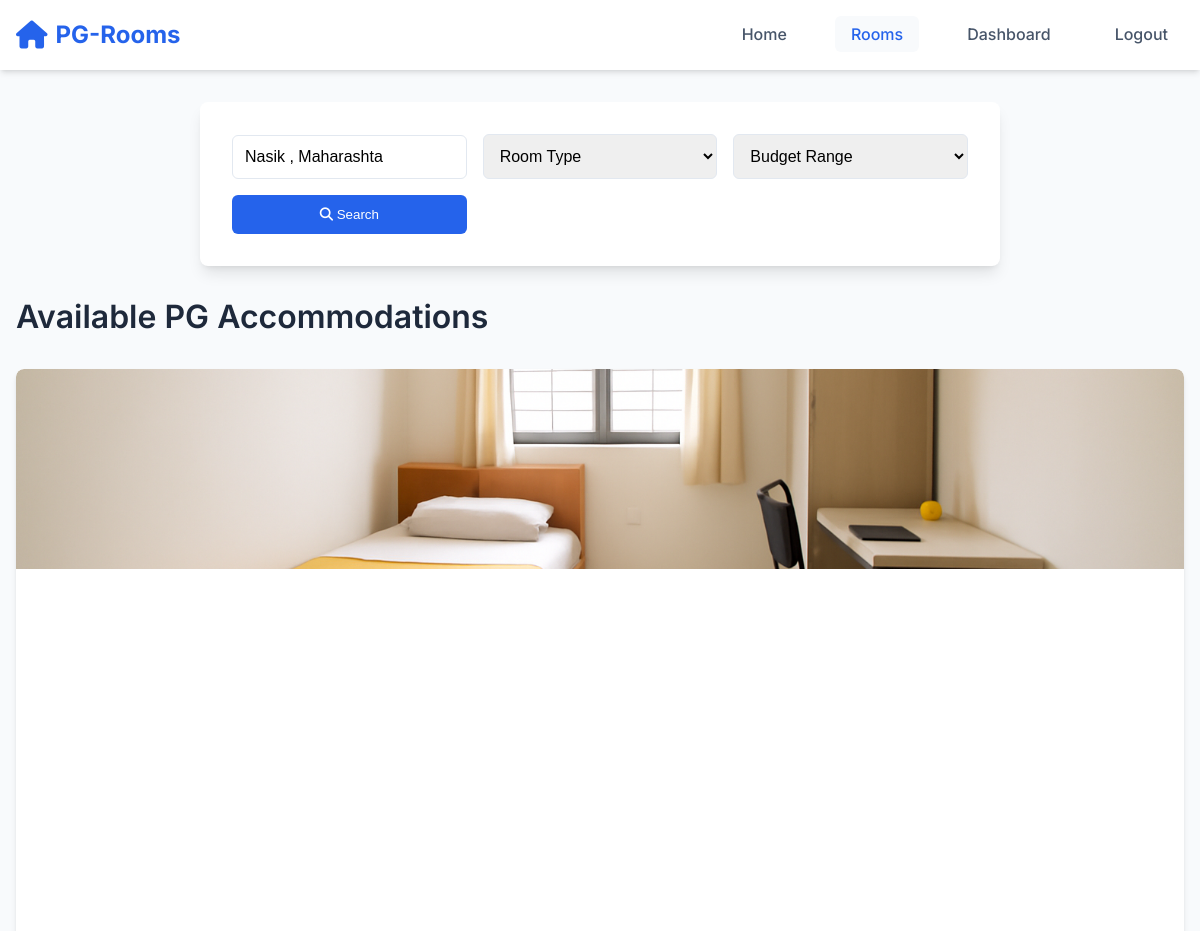
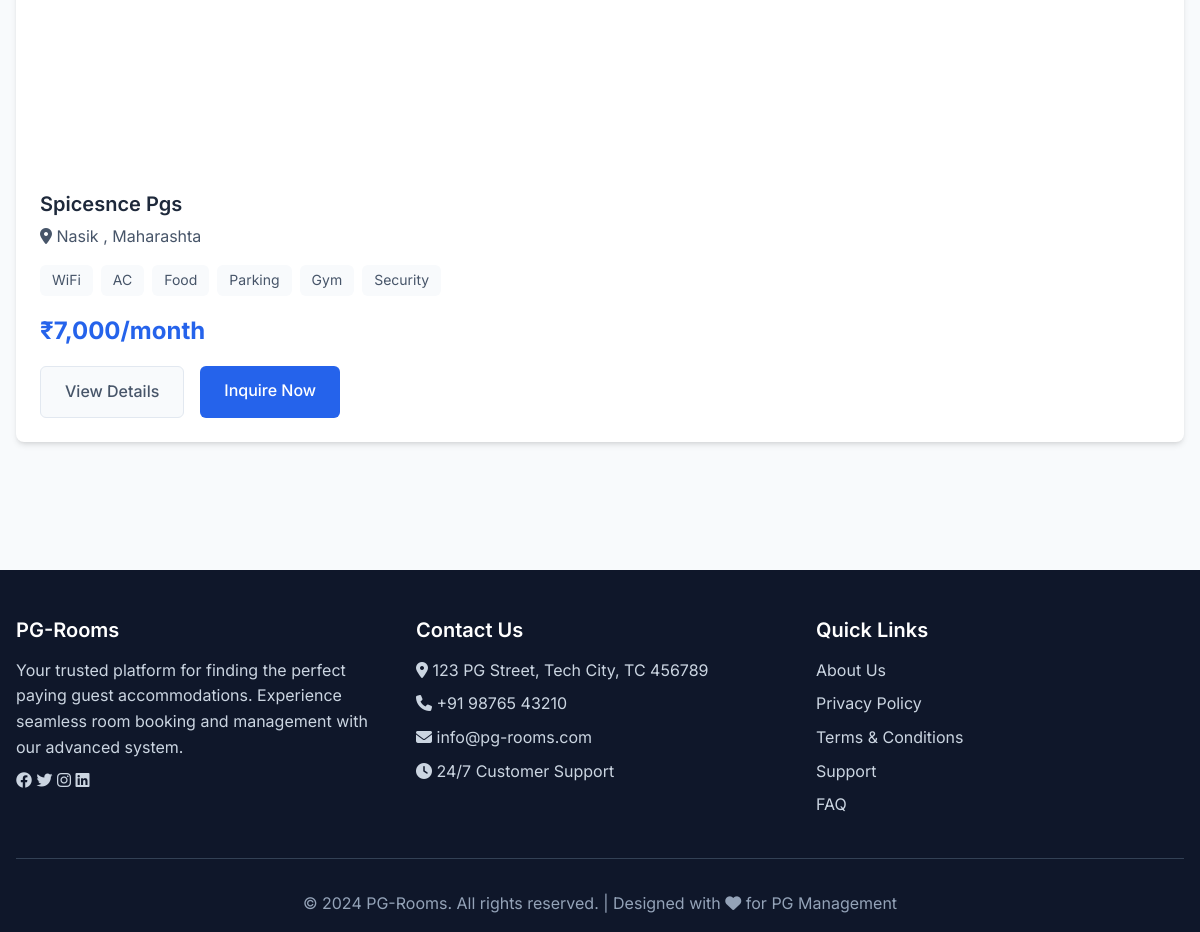
/pages/Listing.php?location=Nasik , Maharashta (signed in), run on the app's committed database (2 pictures, top to bottom).
### tables this page shows
CREATE TABLE `listing` (
  `lid` int(11) NOT NULL,
  `title` varchar(100) NOT NULL,
  `price` decimal(20,0) NOT NULL,
  `ladd` varchar(50) NOT NULL,
  `stype` varchar(20) NOT NULL,
  `wifi` varchar(40) NOT NULL,
  `ac` varchar(20) NOT NULL,
  `food` varchar(20) NOT NULL,
  `parking` varchar(20) NOT NULL,
  `gym` varchar(20) NOT NULL,
  `securitry` varchar(20) NOT NULL,
  `limage` varchar(255) NOT NULL,
  `ldesc` varchar(255) NOT NULL,
  `aid` int(10) NOT NULL
);

### pages/Listing.php (the view, shortened to what this page needs)
<?php
require_once '../database/dbcon.php';
$nav = false;
if (isset($_SESSION['loggedin']) || $_SESSION['loggedin'] == true) {
    $nav = true;
}
$search_location = isset($_GET['location']) ? mysqli_real_escape_string($conn, $_GET['location']) : '';
$sql = "SELECT * FROM listing WHERE 1=1";
$params = [];
if (!empty($search_location)) {
    $sql .= " AND (ladd LIKE ? OR title LIKE ?)";
    $params[] = "%$search_location%";
    $params[] = "%$search_location%";
}
$sql .= " ORDER BY lid DESC";
$stmt = mysqli_prepare($conn, $sql);
if (!empty($params)) {
    $types = str_repeat('s', count($params));
    mysqli_stmt_bind_param($stmt, $types, ...$params);
}
mysqli_stmt_execute($stmt);
$result = mysqli_stmt_get_result($stmt);
$listings = mysqli_fetch_all($result, MYSQLI_ASSOC);
?>
<!DOCTYPE html>
<html lang="en">
<head>
    <link rel="stylesheet" href="../assets/css/main.css" />
    <link rel="stylesheet" href="../assets/css/responsive.css" />
    <link rel="stylesheet" href="https://cdnjs.cloudflare.com/ajax/libs/font-awesome/6.4.0/css/all.min.css" />
</head>
<body>
    <?php
    if ($nav) {
        echo "
        <nav class='navbar'>
            <div class='container'>
                <div class='navbar-container'>
                    <a href='../index.php' class='navbar-brand'>
                        <i class='fas fa-home'></i>
                        <span>PG-Rooms</span>
                    </a>
                    <ul class='navbar-nav'>
                        <li><a href='../index.php' class='nav-link'>Home</a></li>
                        <li><a href='#' class='nav-link active'>Rooms</a></li>
                        <li><a href='dashboard.php' class='nav-link '>Dashboard</a></li>
                        <li><a href='logout.php' class='nav-link'>Logout</a></li>
                    </ul>
                </div>
            </div>
        </nav>";
    }
    ?>
    <main class="container">
        <section class="section">
            <div class="search-section">
                <form class="search-form" action="Listing.php" method="GET">
                    <input type="text" name="location" placeholder="Enter location..." value="<?php echo isset($_GET['location']) ? htmlspecialchars($_GET['location']) : ''; ?>" />
                    <select name="room_type">
                        <option value="">Room Type</option>
                    </select>
                    <select name="budget">
                        <option value="">Budget Range</option>
                    </select>
                    <button type="submit" class="btn btn-primary">
                        <i class="fas fa-search"></i> Search
                    </button>
                </form>
            </div>
            <h2>Available PG Accommodations</h2>
            <div class="pg-grid">
                <?php if (empty($listings)): ?>
                    <div class="pg-card">
                        <div class="pg-card-body">
                            <h3>No listings available at the moment</h3>
                            <p>Please check back later for new accommodations.</p>
                        </div>
                    </div>
                <?php else: ?>
                    <?php foreach ($listings as $listing): ?>
                        <div class="pg-card">
                            <div class="pg-card-header">
                                <img src="../uploads/<?php echo htmlspecialchars($listing['limage']); ?>"
                                    alt="<?php echo htmlspecialchars($listing['title']); ?>"
                                    style="width: 100%; height: 200px; object-fit: cover; border-radius: 8px 8px 0 0;">
                            </div>
                            <div class="pg-card-body">
                                <h3 class="pg-card-title"><?php echo htmlspecialchars($listing['title']); ?></h3>
                                <p class="pg-card-location">
                                    <i class="fas fa-map-marker-alt"></i> <?php echo htmlspecialchars($listing['ladd']); ?>
                                </p>
                                <div class="pg-card-features">
                                    <?php
                                    $features = [];
                                    if (isset($listing['wifi'])) $features[] = 'WiFi';
                                    if (isset($listing['ac'])) $features[] = 'AC';
                                    if (isset($listing['food'])) $features[] = 'Food';
                                    if (isset($listing['parking'])) $features[] = 'Parking';
                                    if (isset($listing['gym'])) $features[] = 'Gym';
                                    if (isset($listing['securitry'])) $features[] = 'Security';
                                    foreach ($features as $feature): ?>
                                        <span class="feature-tag"><?php echo htmlspecialchars($feature); ?></span>
                                    <?php endforeach; ?>
                                </div>
                                <div class="pg-card-price">₹<?php echo number_format($listing['price']); ?>/month</div>
                                <div class="pg-card-actions">
                                    <a href="view_details.php?lid=<?php echo $listing['lid']; ?>"
                                        class="btn btn-secondary">View Details</a>
                                    <a href="inquire.php?lid=<?php echo $listing['lid']; ?>&title=<?php echo urlencode($listing['title']); ?>&price=<?php echo $listing['price']; ?>"
                                        class="btn btn-primary">Inquire Now</a>
                                </div>
                            </div>
                        </div>
                    <?php endforeach; ?>
                <?php endif; ?>
            </div>
        </section>
    </main>
    <footer class="footer">
        <div class="container">
            <div class="footer-content">
                <div class="footer-section">
                    <h5>PG-Rooms</h5>
                    <p>Your trusted platform for finding the perfect paying guest accommodations. Experience seamless room booking and management with our advanced system.</p>
                    <div>
                        <a href="#"><i class="fab fa-facebook"></i></a>
                        <a href="#"><i class="fab fa-twitter"></i></a>
                        <a href="#"><i class="fab fa-instagram"></i></a>
                        <a href="#"><i class="fab fa-linkedin"></i></a>
                    </div>
                </div>
                <div class="footer-section">
                    <h5>Contact Us</h5>
                    <p><i class="fas fa-map-marker-alt"></i> 123 PG Street, Tech City, TC 456789</p>
                    <p><i class="fas fa-phone"></i> +91 98765 43210</p>
                    <p><i class="fas fa-envelope"></i> info@pg-rooms.com</p>
                    <p><i class="fas fa-clock"></i> 24/7 Customer Support</p>
                </div>
                <div class="footer-section">
                    <h5>Quick Links</h5>
                    <p><a href="#">About Us</a></p>
                    <p><a href="#">Privacy Policy</a></p>
                    <p><a href="#">Terms & Conditions</a></p>
                    <p><a href="#">Support</a></p>
                    <p><a href="#">FAQ</a></p>
                </div>
            </div>
            <div class="footer-bottom">
                <p>&copy; 2024 PG-Rooms. All rights reserved. | Designed with <i class="fas fa-heart"></i> for PG Management</p>
            </div>
        </div>
    </footer>
</body>
</html>

### data on the page
listing: limage (picture), title "Spicesnce Pgs", ladd "Nasik , Maharashta", wifi "WiFi", feature "AC", food "Food", parking "Parking", feature "Gym", feature "Security", price "7,000"
